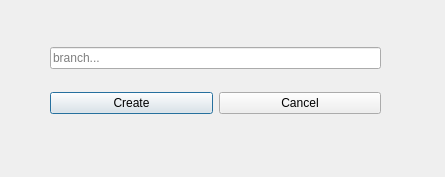
<?xml version="1.0" encoding="UTF-8"?>
<ui version="4.0">
 <class>DialogNewBranch</class>
 <widget class="QDialog" name="DialogNewBranch">
  <property name="geometry">
   <rect>
    <x>0</x>
    <y>0</y>
    <width>445</width>
    <height>177</height>
   </rect>
  </property>
  <property name="windowTitle">
   <string>Creating a new branch</string>
  </property>
  <widget class="QWidget" name="layoutWidget">
   <property name="geometry">
    <rect>
     <x>50</x>
     <y>30</y>
     <width>331</width>
     <height>101</height>
    </rect>
   </property>
   <layout class="QVBoxLayout" name="verticalLayout">
    <item>
     <widget class="QLineEdit" name="branch_name">
      <property name="placeholderText">
       <string>branch...</string>
      </property>
     </widget>
    </item>
    <item>
     <layout class="QHBoxLayout" name="horizontalLayout">
      <item>
       <widget class="QPushButton" name="create_btn">
        <property name="text">
         <string>Create</string>
        </property>
       </widget>
      </item>
      <item>
       <widget class="QPushButton" name="cancel_btn">
        <property name="text">
         <string>Cancel</string>
        </property>
       </widget>
      </item>
     </layout>
    </item>
   </layout>
  </widget>
 </widget>
 <resources/>
 <connections/>
</ui>
